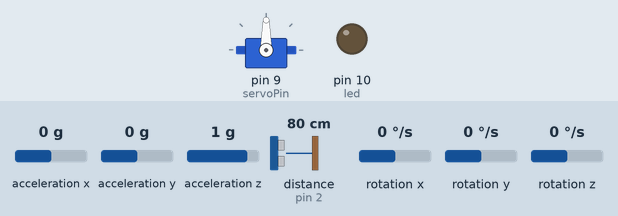
Recording of a sketch running on a simulated Arduino Uno, built with avr-gcc and run on an emulated ATmega328P. Parts: servo, output pins drawn as LEDs (lit = HIGH). Wiring (inferred from the names in the program): ultrasonic range finder: trigger pin 8; echo pin 2; MPU-6050 motion sensor at I2C address 0x68. Dashed ring = blinking. Inputs (shaded band) come from the test bench; at power-on: acceleration y 0 g, distance to the obstacle (sensor on pin 2) 80 cm, acceleration z 1 g, acceleration x 0 g, rotation x 0 °/s, rotation y 0 °/s, rotation z 0 °/s. The echo pulse lasts 58.3 µs per cm; pins used as bus, display or sensor lines are not drawn; what the sketch prints to the serial monitor is not drawn.

Above: at 1.3 s.
1.4 s: acceleration y set to -1.4 g
At 2.7 s:
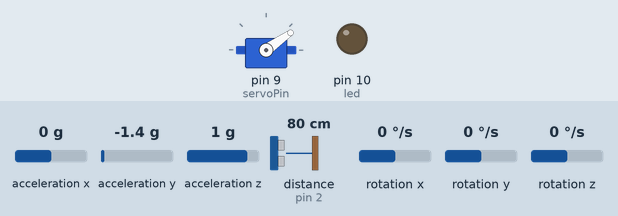
4.4 s: distance to the obstacle (sensor on pin 2) set to 2 cm
At 4.58 s:
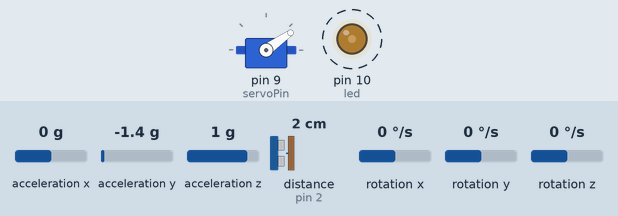
7.4 s: acceleration y set to -0.8 g
At 8.6 s:
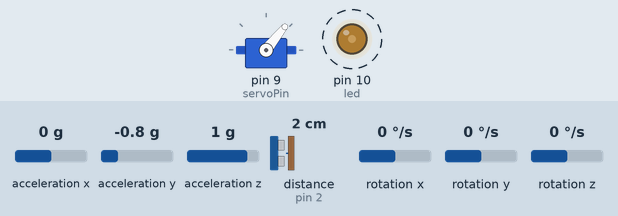
10.4 s: acceleration z set to -1.4 g
At 14.23 s:
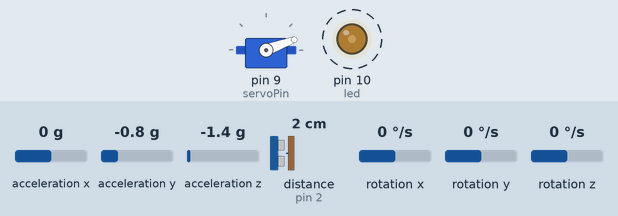
Timing chart, 0 to 14.4 s (numbered marks = the images above; inputs shaded):
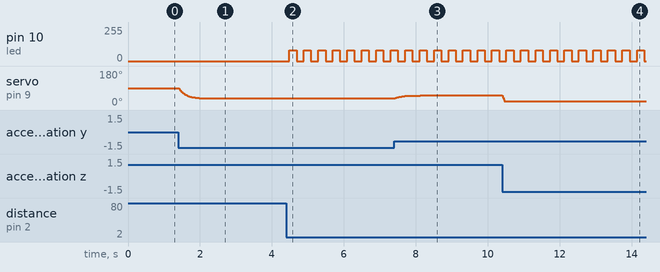

The sketch:

final.ino
```cpp
#include <Servo.h> //ספריית מנוע סרוו
#include <Wire.h> //ספריית I2C

Servo myservo; //אובייקט עבור המנוע

const int MPU_addr = 0x68; //כתובת החישן MPU6050
double AcX, AcY, AcZ, Tmp, GyX, GyY, GyZ; //משתנים עבור הנתונים במד התאוצה
uint32_t timer; //טיימר בשביל לחסוך את השימוש בפקודה דילאי
double compAngleX, compAngleY; //משתנים עבור הזוויות שנחשב
double gyroXangle, gyroYangle;
#define degconvert 57.2957786 //המרה מרדיאנים למעלות
int servoPin = 9; //מנוע הסרוו מחובר להדק 9

//חיישני מרחק + הפחתת עוצמת הרטט
#define trigPin 8 //בהדק 8 ניתן דרבון
#define echoPin 2  //הדק 2 הוא מבוא כדי לקבל מידע על ההד- ומאפשר תוכנית פסיקה
#define led 10    //הדק ללד או מנוע רטט
unsigned long time_d=0;   //טיימר ע"מ להמנע משימוש בדילאי בין מדידה למדידה
int timer_retet=0;  //טיימר ע"מ להמנע משימוש בדילאי בזמן הפעימות
int dis1=30, dis2=20, dis3=10;  //קביעת 3 רמות מרחק
int d=0;  //משתנה לשמירת תדירות הרטט כתלות במרחק
bool x=true;  //משמש ליצירת פעימות רטט
unsigned long duration;  // משתנה עבור משך הזמן של רוחב הפולס
int distance=0;      // משתנה עבור המרחק הנמדד בס"מ


//___________הפונקציה נותנת דרבון 10us במבוא trigger של החיישן________________
void trigUs()   {
  digitalWrite(trigPin, HIGH);
  delayMicroseconds(10);
  digitalWrite(trigPin, LOW);
  attachInterrupt(0, startCount ,RISING);  // startCount () כאשר יש עליה בהדק 2 בצע
}

//_____________________הפונקציה מאפשרת את מדידת הזמן_____________________
void startCount()     {
  duration=micros();  //  duration קרא זמן נוכחי למשתנה
  detachInterrupt(0);  // חסום פסיקה מספר 0
  attachInterrupt(0,  measurement, FALLING); // measurement() כאשר יש ירידה בהדק 2 בצע
}

//_______________הפונקציה מודדת את הזמן ומחשבת את המרחק____________________
void measurement()
{
  duration=micros()-duration;  // ההפרש בין הזמן העכשוי (ב 'ירידה') לזמן הקודם (ב 'עליה')
  distance=duration/58;      // חישוב המרחק בס"מ
  detachInterrupt(0);      //   חסום פסיקה מספר 0

}


void setup() {

  //הגדרות ואתחול- גיירו
  myservo.attach(servoPin);   //התאמת המנוע להדק המתאים

  Wire.begin(); //אתחול יחידת הI2C של הארדואינו
  Wire.setClock(400000UL); // Set I2C frequency to 400kHz - קובע את תדירות התקשורת
  Wire.beginTransmission(MPU_addr); //התחלת תקשורת עם החיישן - מקבל את הכתובת לשידור
  Wire.write(0x6B);  //פניה לרגיסטר 6B .
  //עמוד 40 ב MPU-6000-Register-Map1.pdf בדרייב
  Wire.write(0);     //איפוס הרגיסטר
  //האיפוס קבע ערך קבוע בשעון הפנימי, השבתת RESET, מצב שינה, ומד טמפרטורה, והאפשרות להשתמש במצב מחזור
  Wire.endTransmission(true); //סיום התקשורת - שחרור הקו
  Serial.begin(115200); //קבע את קצב התקשורת ל115200 סיביות בשניה
  delay(100);

  //הגדרת זווית התחלתית
  //שלב 1: איסוף נתונים
  Wire.beginTransmission(MPU_addr); //התחלת תקשורת עם החיישן
  Wire.write(0x3B);  //פנייה לרגיסטר 3B
  //עמוד 29 ב MPU-6000-Register-Map1.pdf בדרייב
  //הרגיסטרים 3B-48 מכילים את הנתונים. כל נתון (16 סיביות) בשני רגיסטרים
  Wire.endTransmission(false); //הפסקת השידור, בלי להפסיק את התקשורת
  Wire.requestFrom(MPU_addr, 14, true); //גישה לבתים בכתובת החיישן, 14 קריאות, והפסקת התקשורת בסיום
  //כתובת החיישן ממנו נבקש את הבתים
  AcX = Wire.read() << 8 | Wire.read(); // 0x3B (ACCEL_XOUT_H) & 0x3C (ACCEL_XOUT_L)
  AcY = Wire.read() << 8 | Wire.read(); // 0x3D (ACCEL_YOUT_H) & 0x3E (ACCEL_YOUT_L)
  AcZ = Wire.read() << 8 | Wire.read(); // 0x3F (ACCEL_ZOUT_H) & 0x40 (ACCEL_ZOUT_L)
  Tmp = Wire.read() << 8 | Wire.read(); // 0x41 (TEMP_OUT_H) & 0x42 (TEMP_OUT_L)
  GyX = Wire.read() << 8 | Wire.read(); // 0x43 (GYRO_XOUT_H) & 0x44 (GYRO_XOUT_L)
  GyY = Wire.read() << 8 | Wire.read(); // 0x45 (GYRO_YOUT_H) & 0x46 (GYRO_YOUT_L)
  GyZ = Wire.read() << 8 | Wire.read(); // 0x47 (GYRO_ZOUT_H) & 0x48 (GYRO_ZOUT_L)

  //שלב 2: calculate pitch and roll
  double roll = atan2(AcY, AcZ) * degconvert;
  double pitch = atan2(-AcX, AcZ) * degconvert;

  //3) set the starting angle to this pitch and roll
  gyroXangle = roll;
  gyroYangle = pitch;
  compAngleX = roll;
  compAngleY = pitch;

  //start a timer
  timer = micros();


//אתחול והגדרות - מרחק
  //Serial.begin(9600);   //קבע את קצב התקשורת ל9600 סיביות בשניה
  pinMode(trigPin, OUTPUT);
  pinMode(echoPin, INPUT);
  pinMode(led, OUTPUT);
  trigUs();   //דרבון ראשוני של 10us ואפשור פסיקה

}

unsigned long mTime = 0;
void loop() {
  //איסוף הנתונים כל פעם מחדש- תוכנית גיירו
  Wire.beginTransmission(MPU_addr);
  Wire.write(0x3B);
  Wire.endTransmission(false);
  Wire.requestFrom(MPU_addr, 14, true);
  AcX = Wire.read() << 8 | Wire.read(); // 0x3B (ACCEL_XOUT_H) & 0x3C (ACCEL_XOUT_L)
  AcY = Wire.read() << 8 | Wire.read(); // 0x3D (ACCEL_YOUT_H) & 0x3E (ACCEL_YOUT_L)
  AcZ = Wire.read() << 8 | Wire.read(); // 0x3F (ACCEL_ZOUT_H) & 0x40 (ACCEL_ZOUT_L)
  Tmp = Wire.read() << 8 | Wire.read(); // 0x41 (TEMP_OUT_H) & 0x42 (TEMP_OUT_L)
  GyX = Wire.read() << 8 | Wire.read(); // 0x43 (GYRO_XOUT_H) & 0x44 (GYRO_XOUT_L)
  GyY = Wire.read() << 8 | Wire.read(); // 0x45 (GYRO_YOUT_H) & 0x46 (GYRO_YOUT_L)
  GyZ = Wire.read() << 8 | Wire.read(); // 0x47 (GYRO_ZOUT_H) & 0x48 (GYRO_ZOUT_L)

  double dt = (double)(micros() - timer) / 1000000; //שמירת הזמן שחושב ע"י הטיימר, המרה ממיקרו שניות לשניות
  timer = micros(); //הפעלת הטיימר מחדש לחישוב הdt

  //the next two lines calculate the orientation of the accelerometer relative to the earth and convert the output of atan2 from radians to degrees
  //We will use this data to correct any cumulative errors in the orientation that the gyroscope develops.
  //חישוב כיוון מד התאוצה ביחס לכדו"א והמרה למעלות. החישוב שימש לתיקון שגיאות מצטברות בחישוב של הגיירוסקופ
  double roll = atan2(AcY, AcZ) * degconvert;
  double pitch = atan2(-AcX, AcZ) * degconvert;
  //הנוסחאות בעמוד 10 ב Accelerometer.pdf בדרייב
  //למה מותר להציב בנוסחה את הערכים ממד התאוצה במקום מהגיירו?

  //The gyroscope outputs angular velocities.  To convert these velocities from the raw data to deg/second, divide by 131.
  //Notice, we're dividing by a double "131.0" instead of the int 131.
  double gyroXrate = GyX / 131.0; //המרת הנתון ממספר דיגיטלי ליחידה של מעלה
  //עמוד 12 בקובץ MPU-6000-Datasheet1 בדרייב
  //ידרוש הסבר על ה fs- הקובץ הנל
  //בגלל שלא שינינו את ההגדרות שלו הוא הוגדר כברירת מחדל להיות 0.
  //עמוד 14 ב MPU-6000-Register-Map1.pdf בדרייב
  //ה fs יקבע גם את טווח הערכים שהחיישנים יקבלו. (לוודא).
  //החישוב: מספר דיגיטלי מקסימלי זה 15 סיביות בגלל סיבית הסימן. אם נחלק את זה בטווח המקסימלי- 250, נקבל 131. לכן נרמול המספר הדיגיטלי זה לחלק אותו ב131
  //מה יקרה את נבחר טווח גבוה יותר? זה ישנה את הנוסחאות לחישוב?
  double gyroYrate = GyY / 131.0;

  //THE COMPLEMENTARY FILTER
  //This filter calculates the angle based MOSTLY on integrating the angular velocity to an angular displacement.
  //dt, recall, is the time between gathering data from the MPU6050.  We'll pretend that the
  //angular velocity has remained constant over the time dt, and multiply angular velocity by
  //time to get displacement.
  //The filter then adds a small correcting factor from the accelerometer ("roll" or "pitch"), so the gyroscope knows which way is down.
  //משתמשים בשני החישובים כדי לצמצם את הסטיות שעלולות להצטבר עם הזמן
  //אפשר לבחור באחוזים אחרים- זה ענין של ניסוי וטעייה
  //החישוב בתאוצה מדויק יותר אבל לוקח יותר זמן- הוא משמש בתור הפילטר לתיקון הסטייה
  //החישוב בגיירו מהיר יותר אבל עלול לצבור סטיות עם הזמן
  //הזמן מאיסוף הנתונים- dt, מוכפל במהירות הזוויתית (נניח שהמהירות נותרה קבועה בזמן הזה
  compAngleX = 0.99 * (compAngleX + gyroXrate * dt) + 0.01 * roll; //חישוב הזווית
  compAngleY = 0.99 * (compAngleY + gyroYrate * dt) + 0.01 * pitch;

  Serial.print(compAngleX); Serial.print("\t"); //הדפסת הזוויות (לא חובה)
  Serial.print(compAngleY); Serial.print("\n");
  myservo.write(compAngleX + 90); //מצב האפס של המנוע הוא 90 מעלות
  if(compAngleX > 70) //תנאי להגבלת הזוית כך שיתאים להגבלות הקופסא
    myservo.write(160);
  else if(compAngleX < -70)
    myservo.write(20);

  //תוכנית מרחק:
  if(millis()-time_d>100) {    //מדידת מרחק כל 100ms
  Serial.print(distance);     // הדפס את המרחק בס"מ(לא חובה)
  Serial.print(" cm- distance       ");
  trigUs();   //יצירת דרבון של 10us ואפשור הפסיקה
  time_d=millis();    //אתחול הטיימר עבור מקטעי הזמן בין המדידות
 }
if(distance>dis1)    //האם המרחק גדול מרמה 1. אם כן לא יהיה רטט
{
    analogWrite(led,0);
    //digitalWrite(led,LOW);
    x=true;
    //timer=millis();
}
else
 {
  if(distance>dis2) d=1000;   //האם המרחק בין רמה 1 ל2. אם כן תדירות הרטט יהיה 1s
  else if(distance>dis3) d=500;     //אם המרחק בין רמה 2 ל3 התדירות תהיה 0.5s
  else d=200;    //אם המרחק קטן מרמה 3 התדירות תהיה 0.2s
  if (millis()-timer_retet>d)    //פעימות המנוע או הלד כל ds
   {
       if(x)    //יצירת הבהוב- אם x=true ידלק אחרת יכבה
       {
             analogWrite(led,80);
             //digitalWrite(led,HIGH);
             x=false;
       }
       else
       {
        analogWrite(led,0);
        //digitalWrite(led,LOW);
             x=true;
       }
       timer_retet=millis();    //אתחול הטיימר של ההבהוב
   }
 }
}
```

Measured:
- after the input at 1.4 s, servo on pin 9 (servoPin): moves from 90° to 35° over 0.90 s, starting at once
- after the input at 4.4 s, pin 10 (led): alternates 80/255 for 0.20 s and 0/255 for 0.20 s, starting after 0.08 s
- after the input at 7.4 s, servo on pin 9 (servoPin): moves from 35° to 51° over 0.72 s, starting at once
- after the input at 10.4 s, servo on pin 9 (servoPin): 51° → 20° at once
